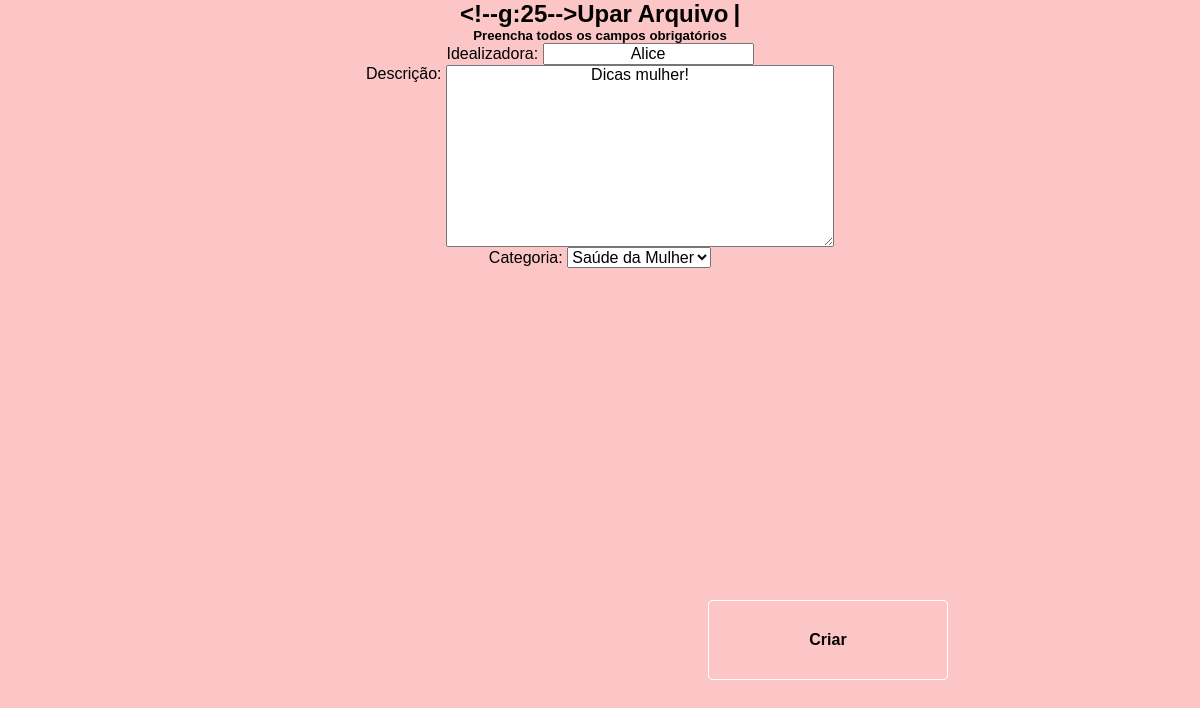
The app's page /editar/arquivo/8 (signed in) with its own data.
### materiais/models.py (models this page shows, shortened)
class Arquivo(models.Model):
    idealizadora = models.CharField(max_length=50)
    descricao = models.TextField(verbose_name="Descrição")
    created_at = models.DateTimeField(auto_now_add=True)
    arquivo = models.FileField(upload_to='pdf/')
    categoria = models.ForeignKey(Categoria, on_delete=models.PROTECT)

### materiais/views.py (the view)
# urls.py: path('editar/arquivo/<int:pk>', ArquivoUpdate.as_view(), name='editar-arquivo'),
class ArquivoUpdate(LoginRequiredMixin, UpdateView):
    login_url = reverse_lazy('login')
    model = Arquivo
    fields = ['idealizadora', 'descricao', 'categoria']
    template_name = 'materiais/form-arquivo.html'
    success_url = reverse_lazy('inicio')

### materiais/models.py (called while the page is built)
    def __str__(self):
        return self.nome

### materiais/templates/materiais/form-arquivo.html (shortened to what this page needs)
{% extends 'paginas/base.html' %}
{% load static %}
    {% block conteudo %}
    <h2>Upar Arquivo</h2>
    <h5>Preencha todos os campos obrigatórios</h5>
    <form action="" method="POST">
        {{ form.as_p }}
        <button type="submit">Criar</button>
    </form>
{% endblock %}

### static/css/venus.css (style rules this page uses)
* { margin: 0px; padding: 0px; box-sizing: border-box; text-align: center; }
body { height: 100%; margin: 0px; padding: 0px; text-align: center; width: 100%; overflow-x: hidden; background-repeat: no-repeat; }
h2::after { content: '|'; margin-left: 5px; opacity: 1; animation: pisca .7s infinite; }
button { position: absolute; top: 80%; left: 69%; transform: translate(-50%, -50%); }
button { background: none; color: black; font-weight: 900; width: 240px; height: 80px; border: 1px solid white; font-size: 18px; font-family: 'Ubuntu', sans-serif; border-radius: 4px; transition: .6s; overflow: hidden; }
button:before { content: ''; display: block; position: absolute; background: rgba(255, 255, 255, .5) ; width: 60px; height: 100%; left: 0; top: 0; opacity: .5s; filter: blur(30px); transform: translateX(-130px) skewX(-15deg); }
button:after { content:''; display: block; position: absolute; background: rgba(255, 255, 255, .2); width: 30px; height: 100%; left: 30px; top: 0; opacity: 0; filter: blur(30px); transform: translate(-100px) scaleX(-15deg); }

### records on screen
Arquivo: idealizadora "Alice", descricao "Dicas mulher!", categoria "Saúde da Mulher"
